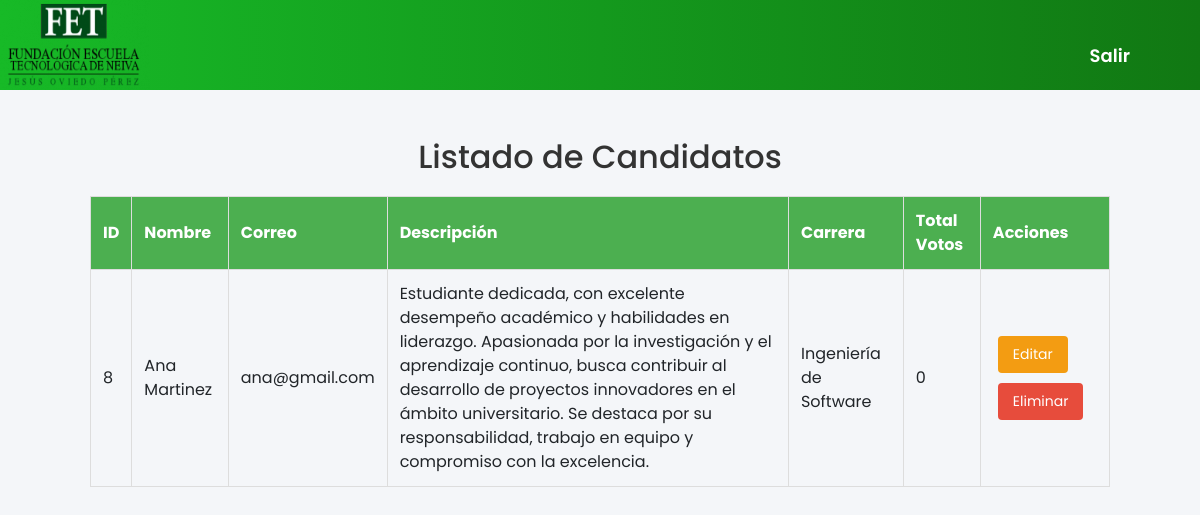
Page /listado_candidato1.php on the committed database.
### tables this page shows
CREATE TABLE `candidatos_est` (
  `id` int(11) NOT NULL,
  `nombre` varchar(100) NOT NULL,
  `correo` varchar(100) NOT NULL,
  `descripcion` varchar(500) NOT NULL,
  `carrera` enum('Ingeniería de Software','Ingeniería Eléctrica','Ingeniería de Alimentos','Ingeniería Ambiental','Salud y Seguridad en el Trabajo') NOT NULL,
  `total_votos` int(11) NOT NULL
);

### listado_candidato1.php (the view, shortened to what this page needs)
<?php
$host = "localhost";
$port = 3310;
$user = "root";
$password = "";
$dbname = "voting";
$conexion = mysqli_connect($host, $user, $password, $dbname, $port);
$query = "SELECT * FROM candidatos_est";
$result = mysqli_query($conexion, $query);
?>
<!DOCTYPE html>
<html lang="en">
<head>
 <link rel="stylesheet" href="css/bootstrap.min.css">
 <link rel="stylesheet" href="css/style.css">
 <link rel="stylesheet" href="https://stackpath.bootstrapcdn.com/font-awesome/4.7.0/css/font-awesome.min.css">
</head>
<body>
<div class="container-fluid" id="cont-3">
<header id="nav-bar">
<nav class="navbar navbar-expand-lg navbar-light bg-dark">
  <img src="img/Logo-FET-q5sdgaqv2nb2ekiucs8911k2e5eu12ktkoocilrpr6.png" alt="Logo de la Universidad" width="150" height="90">
 <div class="collapse navbar-collapse" id="navbarNav">
   <ul class="navbar-nav ml-auto animate__animated animate__bounceInDown" style="padding-right: 50px;">
     <li class="nav-item" >
     <a class="nav-link" href="index.html" style="color: white; font-weight: 600; text-align: center; font-size: 18px; margin-top: 20px; text-transform: capitalize; padding: 20px;">Salir</a>
     </li>
   </ul>
 </div>
</nav>
</header>
</body>
</html>
<!DOCTYPE html>
<html lang="es">
<head>
</head>
<body>
    <h2>Listado de Candidatos</h2>
    <table>
        <thead>
            <tr>
                <th>ID</th>
                <th>Nombre</th>
                <th>Correo</th>
                <th>Descripción</th>
                <th>Carrera</th>
                <th>Total Votos</th>
                <th>Acciones</th>
            </tr>
        </thead>
        <tbody>
            <?php
            while ($row = mysqli_fetch_assoc($result)) {
                echo "<tr>";
                echo "<td>" . $row['id'] . "</td>";
                echo "<td>" . $row['nombre'] . "</td>";
                echo "<td>" . $row['correo'] . "</td>";
                echo "<td>" . $row['descripcion'] . "</td>";
                echo "<td>" . $row['carrera'] . "</td>";
                echo "<td>" . $row['total_votos'] . "</td>";
                echo "<td>
                        <button class='btn edit-btn' onclick='editCandidate(" . $row['id'] . ")'>Editar</button>
                        <button class='btn delete-btn' onclick='deleteCandidate(" . $row['id'] . ")'>Eliminar</button>
                      </td>";
                echo "</tr>";
            }
            ?>
        </tbody>
    </table>
</body>
</html>

### css/style.css (style rules this page uses)
* { margin: 0; padding: 0; box-sizing: border-box; font-family: 'Poppins', sans-serif; scroll-behavior: smooth; text-align: center; }
#nav-bar { position: sticky; }
.navbar { background-image: linear-gradient(to right, #17ba27,#117813 ); padding: 0; }
#cont-3 { margin-left: 0; margin-right: 0; padding-left: 0; padding-right: 0; max-width: 100%; }
table { margin-left: auto; margin-right: auto; }

### listado_candidato1.php (style rules this page uses)
body { font-family: 'Arial', sans-serif; margin: 0; background-color: #f4f6f9; }
h2 { color: #333; text-align: center; }
table { width: 85%; border-collapse: collapse; margin: 20px auto; }
table, th, td { border: 1px solid #ddd; }
th, td { padding: 12px; text-align: left; }
th { background-color: #4CAF50; color: white; }
.btn { padding: 8px 15px; margin: 5px; cursor: pointer; border: none; border-radius: 4px; font-size: 14px; }
.edit-btn { background-color: #f39c12; color: white; }
.delete-btn { background-color: #e74c3c; color: white; }

### rows in the picture
candidatos_est: id "8", nombre "Ana Martinez", correo "ana@gmail.com", descripcion "Estudiante dedicada, con excelente desempeño académico y habilidades en liderazgo. Apasionada por la investigación y el aprendizaje continuo, busca contribuir al desarrollo de proyectos innovadores en el ámbito universitario. Se destaca por su responsabilidad, trabajo en equipo y compromiso con la excelencia.", carrera "Ingeniería de Software", total_votos "0"
